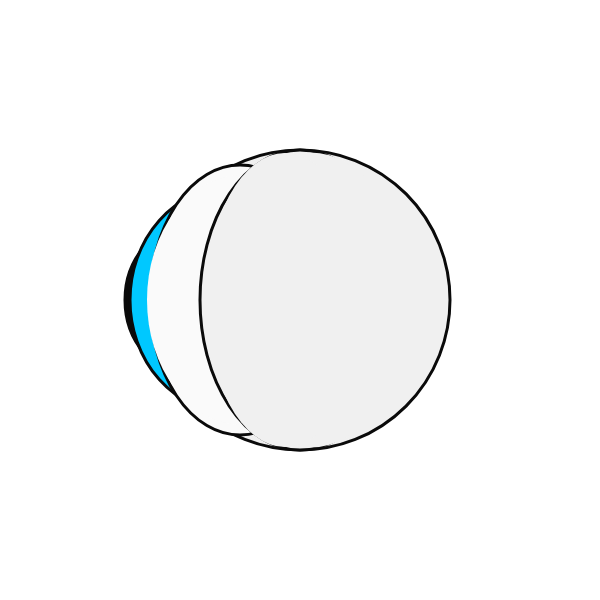
Frame 1 (no input)
Frame 60 (no input): identical to frame 1, image omitted
Frame 120 (the mouse pressed at the canvas centre since frame 60): identical to frame 1, image omitted

The p5.js sketch that drew this single still picture (run headless with seeded random() and noise() and a simulated clock; from frame 60 on, the mouse is pressed at the canvas centre):

// p5.js sketch
// ── sketch.js
function setup() {
  createCanvas(600, 600);
}

function draw() {
  background(300);

  strokeWeight(3);
  stroke(10);
  fill(240)
  circle(300,300,300);

  fill(10)
  ellipse(190,300,130,150);

  fill(0,200,350)
  strokeWeight(3);
  stroke(10);
  ellipse(230,300,200,225);

  fill(250)
  strokeWeight(3);
  stroke(10);
  ellipse(240,300,180,270);

  fill(250)
  noStroke()
  ellipse(242,300,190,250);

  strokeWeight(3);
  stroke(10);
  fill(240)
  ellipse(300,300,200,300);

  noStroke()
  fill(240)
  ellipse(310,300,200,295);


  noStroke()
  fill(240)
  ellipse(285,300,158,294);

}
